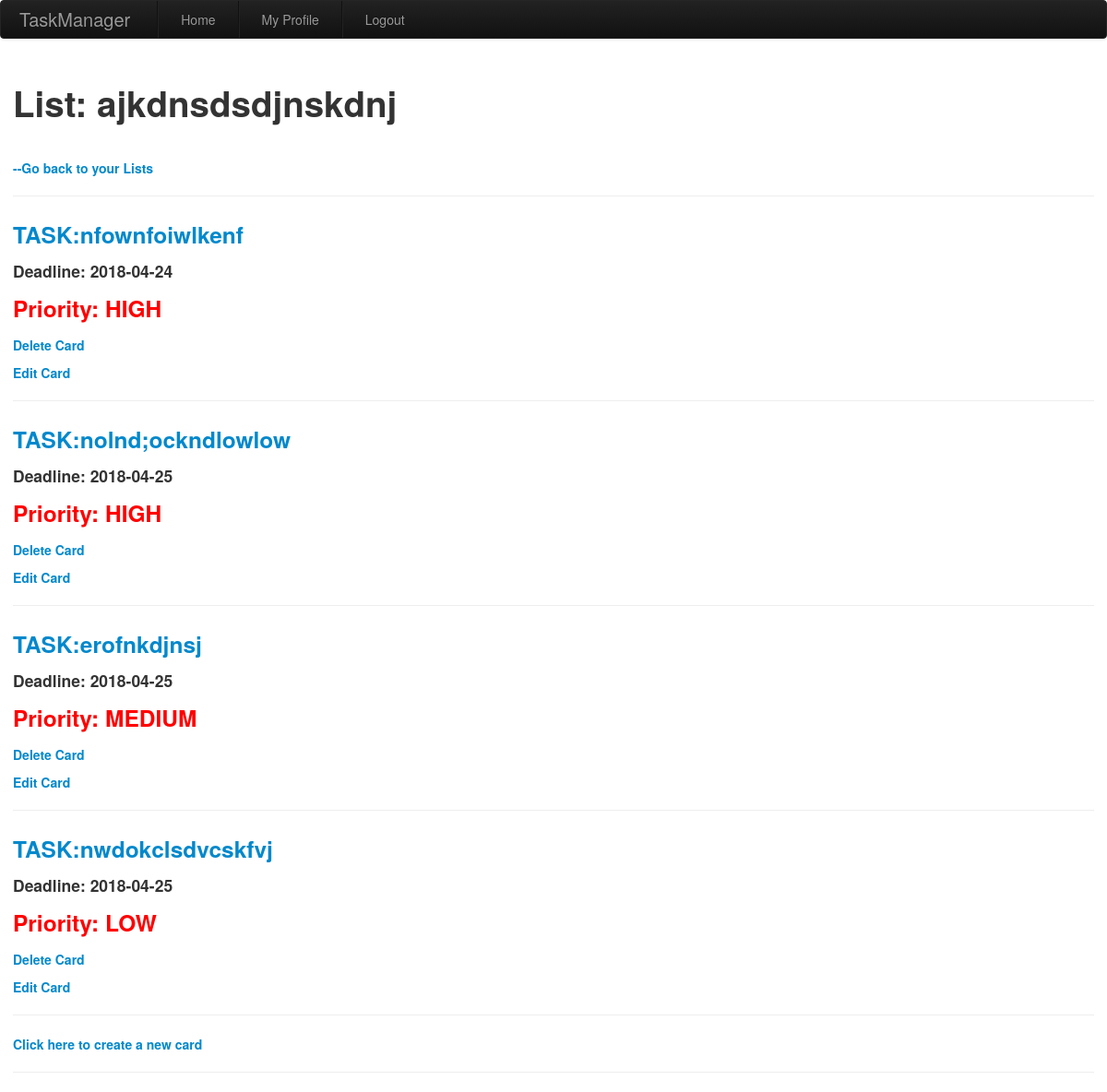
/showlist/1/1/ (signed in), run on an earlier commit of the app's database.
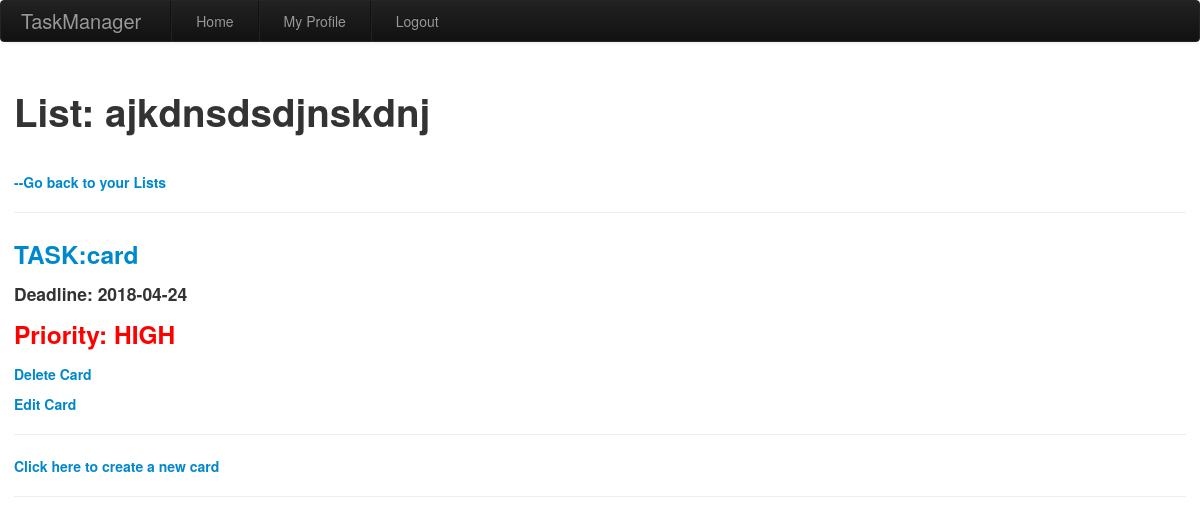
And on a later commit of the database.
### app/models.py (models this page shows)
class List(db.Model):
    id = db.Column(db.Integer, primary_key=True)
    title = db.Column(db.String(30), nullable=False)
    board_id = db.Column(db.Integer, db.ForeignKey(
        'board.id'))  # foreign key from board
    cards = db.relationship('Card', backref='list', cascade="all,delete", lazy='dynamic')

class Card(db.Model):
    id = db.Column(db.Integer, primary_key=True)
    name = db.Column(db.String(64), nullable=False)
    desc = db.Column(db.String(1600), nullable=False)
    timestart = db.Column(db.Date, index=True, nullable=False, default=datetime.date(datetime.utcnow()))
    deadline = db.Column(db.Date, nullable=False)
    list_id = db.Column(db.Integer, db.ForeignKey(
        'list.id'))  # foreign key from list
    priority = db.Column(db.String(5), nullable=False)

### app/routes.py (the view)
@app.route('/showlist/<boardid>/<listid>/')
@login_required
def showlist(boardid, listid):
    listx = List.query.filter_by(id=listid).first_or_404()
    board = Board.query.filter_by(id=boardid).first_or_404()
    return render_template('showlist.html', board=board, list=listx)

### app/models.py (called while the page is built)
@login.user_loader
def load_user(id):
    return User.query.get(int(id))

### app/routes.py (called while the page is built)
@app.before_request
def before_request():
    if current_user.is_authenticated:
        current_user.last_seen = datetime.utcnow()
        db.session.commit()

### app/templates/showlist.html
{% extends "base.html" %}
{% block content %}
<br>
<h1> List: {{ list.title }}</h1>
<br>
<h5><a href="{{url_for('showboard', boardid = board.id)}}"> --Go back to your Lists</a></h5>
<hr>
{% for card in list.cards %}
{% if card.priority == "HIGH" %}
<p>
<h3><a href="{{ url_for('showcard', boardid=board.id , listid=list.id, cardid = card.id) }}">TASK:{{ card.name }}</a><br>
  <h4>Deadline: {{card.deadline}}</h4>
  <h3 style="color:red;">Priority: {{card.priority }}</h3>
  <p>
    <h5><a href="{{url_for('deletecard', boardid=board.id, listid=list.id, cardid=card.id) }}"> Delete Card </a></h5>
    <h5><a href="{{url_for('editcard',  boardid=board.id, listid=list.id, cardid=card.id) }}"> Edit Card</a></h5>
  </p>
</h3>
</p>
<hr>
{% endif %}
{% endfor %}
{% for card in list.cards %}
   {% if card.priority == "MEDIUM" %}
   <p>
   <h3><a href="{{ url_for('showcard', boardid=board.id , listid=list.id, cardid = card.id) }}">TASK:{{ card.name }}</a><br>
     <h4>Deadline: {{card.deadline}}</h4>
     <h3 style="color:red;">Priority: {{card.priority }}</h3>
     <p>
       <h5><a href="{{url_for('deletecard', boardid=board.id, listid=list.id, cardid=card.id) }}"> Delete Card </a></h5>
       <h5><a href="{{url_for('editcard',  boardid=board.id, listid=list.id, cardid=card.id) }}"> Edit Card</a></h5>
     </p>
   </h3>
   </p>
   <hr>
{% endif %}
{% endfor %}
{% for card in list.cards %}
  {% if card.priority == "LOW" %}
  <p>
  <h3><a href="{{ url_for('showcard', boardid=board.id , listid=list.id, cardid = card.id) }}">TASK:{{ card.name }}</a><br>
    <h4>Deadline: {{card.deadline}}</h4>
    <h3 style="color:red;">Priority: {{card.priority }}</h3>
    <p>
      <h5><a href="{{url_for('deletecard', boardid=board.id, listid=list.id, cardid=card.id) }}"> Delete Card </a></h5>
      <h5><a href="{{url_for('editcard',  boardid=board.id, listid=list.id, cardid=card.id) }}"> Edit Card</a></h5>
    </p>
  </h3>
  </p>
  <hr>
{% endif %}
{% endfor %}
<h5><a href="{{url_for('newcard', boardid = board.id , listid = list.id )}}"> Click here to create a new card</a></h5>
<hr>
{% endblock %}

### app/templates/base.html (shortened to what this page needs)
<!DOCTYPE html>
<html lang="en">
  <head>
      <link href="{{url_for('static',filename='css/bootstrap-responsive.min.css')}}" rel="stylesheet">
      <link href="{{url_for('static',filename='css/bootstrap.min.css')}}" rel="stylesheet">
      <link href="{{url_for('static',filename='css/style.css')}}" rel="stylesheet">
  </head>
  <body>
  <div class="navbar navbar-inverse">
    <div class="navbar-inner">
      <a class="brand">TaskManager</a>
     <ul class="nav">
       <li class="divider-vertical"></li>
        <li >
          <a href="{{url_for('index')}}">Home</a>
        </li>
        <li class="divider-vertical"></li>
          {% if current_user.is_anonymous %}
        <li>
          <a href="{{url_for('login')}}">Login</a>
        </li>
          {% else %}
        <li>
          <a href="{{ url_for('user', username=current_user.username) }}">My Profile</a>
        </li>
        <li class="divider-vertical"></li>
        <li>
          <a href="{{ url_for('logout')}}">Logout</a>
        </li>
          {% endif %}
     </ul>
  </div>
  <div id="content">
    <br>
    {% block content %}{% endblock %}
  </div>
  </body>
</html>

### app/static/css/style.css (style rules this page uses)
#content { padding-left: 1em; padding-right: 1em; }

What changed in the data, as far as the page shows it:
removed Card: name "nfownfoiwlkenf", deadline "2018-04-24", priority "HIGH", shown under "--Go back to your Lists"
removed Card: name "nolnd;ockndlowlow", deadline "2018-04-25", priority "HIGH", shown under "--Go back to your Lists"
removed Card: name "erofnkdjnsj", deadline "2018-04-25", priority "MEDIUM"
removed Card: name "nwdokclsdvcskfvj", deadline "2018-04-25", priority "LOW"
added Card: name "card", deadline "2018-04-24", priority "HIGH", shown under "--Go back to your Lists"
